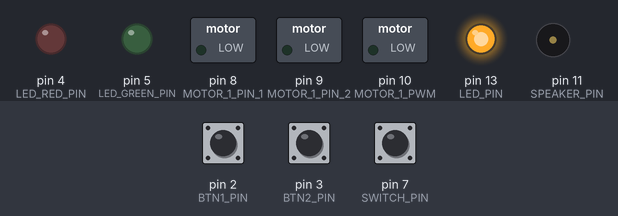
A sketch run on a simulated Arduino Uno, built with avr-gcc and run on an emulated ATmega328P. Parts: switched loads named in the sketch (green lamp = pin HIGH), output pins drawn as LEDs (lit = HIGH), buzzer (waves = sounding). Dashed ring = blinking. The inputs (shaded band) are chosen by the test bench; at power-on: pin 2 (BTN1_PIN) LOW, pin 3 (BTN2_PIN) LOW, pin 7 (SWITCH_PIN) HIGH.

Above: at 1.2 s.
1.3 s: pin 2 (BTN1_PIN) pulled HIGH for 0.15 s
At 1.46 s:
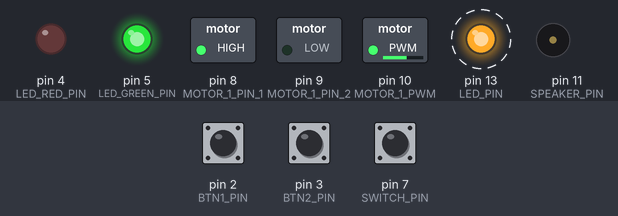
3.0 s: pin 3 (BTN2_PIN) pulled HIGH for 1 s
At 3.16 s:
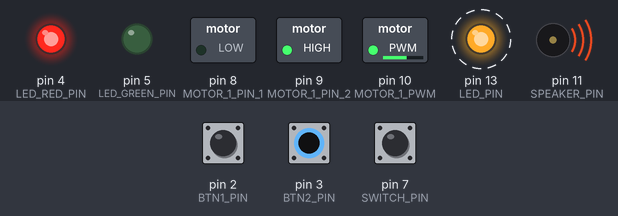
6.0 s: pin 7 (SWITCH_PIN) pulled LOW for 0.15 s
At 6.08 s:
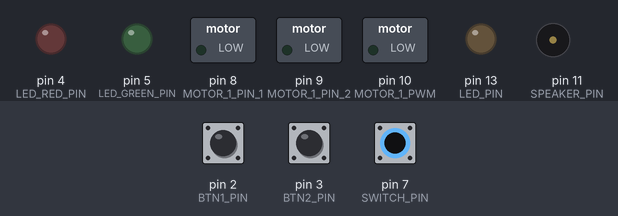
7.6 s: pin 3 (BTN2_PIN) pulled HIGH for 0.15 s
At 9.0 s:
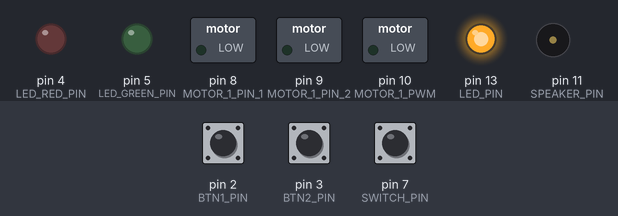
9.3 s: pin 2 (BTN1_PIN) pulled HIGH for 1 s
At 9.47 s:
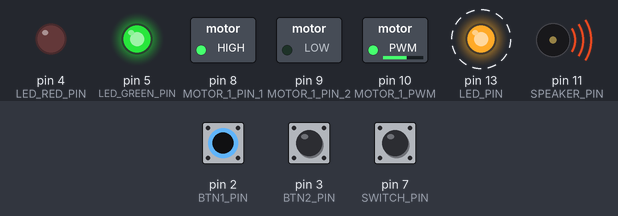
12.3 s: pin 2 (BTN1_PIN) pulled HIGH for 3.2 s
At 12.47 s:
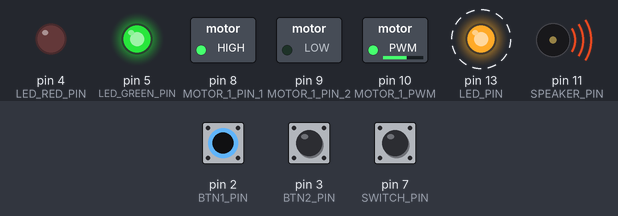
Timing chart, 0 to 17.1 s (numbered marks = the images above; inputs shaded):
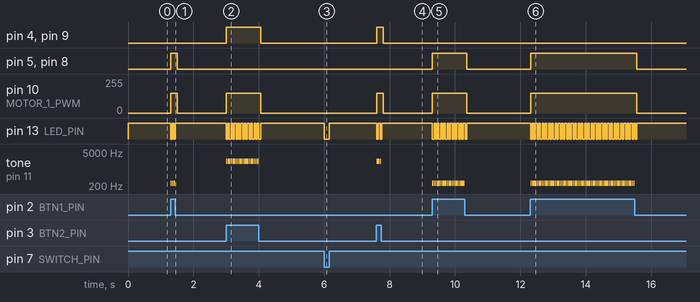

Measured:
- after the input at 1.3 s, pin 5 (LED_GREEN_PIN), pin 8 (MOTOR_1_PIN_1): LOW → HIGH at once, → LOW 0.20 s later
- after the input at 3.0 s, pin 4 (LED_RED_PIN), pin 9 (MOTOR_1_PIN_2): LOW → HIGH at once, → LOW 1.1 s later
- after the input at 6.0 s, pin 13 (LED_PIN): HIGH → LOW at once, → HIGH 0.15 s later
- after the input at 7.6 s, pin 4 (LED_RED_PIN), pin 9 (MOTOR_1_PIN_2): LOW → HIGH at once, → LOW 0.20 s later
- after the input at 9.3 s, pin 5 (LED_GREEN_PIN), pin 8 (MOTOR_1_PIN_1): LOW → HIGH at once, → LOW 1.1 s later
- after the input at 12.3 s, pin 5 (LED_GREEN_PIN), pin 8 (MOTOR_1_PIN_1): LOW → HIGH at once, → LOW 3.3 s later

The sketch:

l298n_motor.ino
```cpp
#include "pitches.h"
#define REST      0

#define SPEAKER_PIN 11
#define BTN1_PIN 2
#define BTN2_PIN 3
#define LED_PIN 13
#define LED_RED_PIN 4
#define LED_GREEN_PIN 5
#define SWITCH_PIN 7
#define RELAY_PIN 11
#define MOTOR_1_PIN_1 8
#define MOTOR_1_PIN_2 9
#define MOTOR_1_PWM 10

int melody[] = {
  // NOTE_A4,-4, NOTE_A4,-4, NOTE_A4,16, NOTE_A4,16, NOTE_A4,16, NOTE_A4,16, NOTE_F4,8, REST,8,
  // NOTE_A4,-4, NOTE_A4,-4, NOTE_A4,16, NOTE_A4,16, NOTE_A4,16, NOTE_A4,16, NOTE_F4,8, REST,8,
  NOTE_A4,4, NOTE_A4,4, NOTE_A4,4, NOTE_F4,-8, NOTE_C5,16,

  NOTE_A4,4, NOTE_F4,-8, NOTE_C5,16, NOTE_A4,2,//4
  // NOTE_E5,4, NOTE_E5,4, NOTE_E5,4, NOTE_F5,-8, NOTE_C5,16,
  // NOTE_A4,4, NOTE_F4,-8, NOTE_C5,16, NOTE_A4,2,

  // NOTE_A5,4, NOTE_A4,-8, NOTE_A4,16, NOTE_A5,4, NOTE_GS5,-8, NOTE_G5,16, //7
  // NOTE_DS5,16, NOTE_D5,16, NOTE_DS5,8, REST,8, NOTE_A4,8, NOTE_DS5,4, NOTE_D5,-8, NOTE_CS5,16,

  // NOTE_C5,16, NOTE_B4,16, NOTE_C5,16, REST,8, NOTE_F4,8, NOTE_GS4,4, NOTE_F4,-8, NOTE_A4,-16,//9
  // NOTE_C5,4, NOTE_A4,-8, NOTE_C5,16, NOTE_E5,2,

  // NOTE_A5,4, NOTE_A4,-8, NOTE_A4,16, NOTE_A5,4, NOTE_GS5,-8, NOTE_G5,16, //7
  // NOTE_DS5,16, NOTE_D5,16, NOTE_DS5,8, REST,8, NOTE_A4,8, NOTE_DS5,4, NOTE_D5,-8, NOTE_CS5,16,

  // NOTE_C5,16, NOTE_B4,16, NOTE_C5,16, REST,8, NOTE_F4,8, NOTE_GS4,4, NOTE_F4,-8, NOTE_A4,-16,//9
  // NOTE_A4,4, NOTE_F4,-8, NOTE_C5,16, NOTE_A4,2,
};
// change this to make the song slower or faster
int tempo = 120;
int notes = sizeof(melody) / sizeof(melody[0]) / 2;
int wholenote = (60000 * 4) / tempo;
int divider = 0, noteDuration = 0;
void imperial_march() {
  // iterate over the notes of the melody.
  // Remember, the array is twice the number of notes (notes + durations)
  for (int thisNote = 0; thisNote < notes * 2; thisNote = thisNote + 2) {

    // calculates the duration of each note
    divider = melody[thisNote + 1];
    if (divider > 0) {
      // regular note, just proceed
      noteDuration = (wholenote) / divider;
    } else if (divider < 0) {
      // dotted notes are represented with negative durations!!
      noteDuration = (wholenote) / abs(divider);
      noteDuration *= 1.5; // increases the duration in half for dotted notes
    }

    // we only play the note for 90% of the duration, leaving 10% as a pause
    tone(SPEAKER_PIN, melody[thisNote], noteDuration*0.9);

    // Wait for the specief duration before playing the next note.
    delay(noteDuration);

    // stop the waveform generation before the next note.
    noTone(SPEAKER_PIN);
  }
}


void setup() {
  // imperial_march();

  pinMode(BTN1_PIN, INPUT);
  pinMode(BTN2_PIN, INPUT);
  pinMode(LED_PIN, OUTPUT);
  digitalWrite(LED_PIN, LOW);
  pinMode(SWITCH_PIN, INPUT);

  pinMode(LED_RED_PIN, OUTPUT);
  pinMode(LED_GREEN_PIN, OUTPUT);

  pinMode(RELAY_PIN, OUTPUT);

  pinMode(MOTOR_1_PIN_1, OUTPUT);
  digitalWrite(MOTOR_1_PIN_1, LOW);
  pinMode(MOTOR_1_PIN_2, OUTPUT);
  digitalWrite(MOTOR_1_PIN_2, LOW);
}

void m1_forward() {
  analogWrite(MOTOR_1_PWM, 150);
  digitalWrite(MOTOR_1_PIN_1, HIGH);
  digitalWrite(MOTOR_1_PIN_2, LOW);
}

void m1_backward() {
  analogWrite(MOTOR_1_PWM, 150);
  digitalWrite(MOTOR_1_PIN_1, LOW);
  digitalWrite(MOTOR_1_PIN_2, HIGH);
}

void m1_stop() {
  analogWrite(MOTOR_1_PWM, 0);
  digitalWrite(MOTOR_1_PIN_1, LOW);
  digitalWrite(MOTOR_1_PIN_2, LOW);
}

void loop() {
  uint8_t bnt1 = digitalRead(BTN1_PIN);
  uint8_t bnt2 = digitalRead(BTN2_PIN);
  uint8_t sw = digitalRead(SWITCH_PIN);
  if (sw == LOW) {
      m1_stop();
      noTone(SPEAKER_PIN);
      digitalWrite(LED_PIN, LOW);
      digitalWrite(LED_GREEN_PIN, LOW);
      digitalWrite(LED_RED_PIN, LOW);
  } else {
    while (bnt1 or bnt2) {
      bnt1 = digitalRead(BTN1_PIN);
      bnt2 = digitalRead(BTN2_PIN);
      uint8_t led_state = digitalRead(LED_PIN);
      digitalWrite(LED_PIN, !led_state);
      if (bnt1) {
        // digitalWrite(RELAY_PIN, HIGH);
        m1_forward();
        tone(SPEAKER_PIN, NOTE_C4, 40);
        digitalWrite(LED_GREEN_PIN, HIGH);
        digitalWrite(LED_RED_PIN, LOW);
      }
      if (bnt2) {
        // digitalWrite(RELAY_PIN, LOW);
        m1_backward();
        tone(SPEAKER_PIN, NOTE_C7, 40);
        digitalWrite(LED_GREEN_PIN, LOW);
        digitalWrite(LED_RED_PIN, HIGH);
      }
      delay(50);
    }
    m1_stop();
    noTone(SPEAKER_PIN);
    digitalWrite(LED_PIN, HIGH);
    digitalWrite(LED_GREEN_PIN, LOW);
    digitalWrite(LED_RED_PIN, LOW);
  }
  delay(50);
}
```

pitches.h
```cpp
/*************************************************

 * Public Constants

 *************************************************/

#define NOTE_B0  31
#define NOTE_C1  33
#define NOTE_CS1 35
#define NOTE_D1  37
#define NOTE_DS1 39
#define NOTE_E1  41
#define NOTE_F1  44
#define NOTE_FS1 46
#define NOTE_G1  49
#define NOTE_GS1 52
#define NOTE_A1  55
#define NOTE_AS1 58
#define NOTE_B1  62
#define NOTE_C2  65
#define NOTE_CS2 69
#define NOTE_D2  73
#define NOTE_DS2 78
#define NOTE_E2  82
#define NOTE_F2  87
#define NOTE_FS2 93
#define NOTE_G2  98
#define NOTE_GS2 104
#define NOTE_A2  110
#define NOTE_AS2 117
#define NOTE_B2  123
#define NOTE_C3  131
#define NOTE_CS3 139
#define NOTE_D3  147
#define NOTE_DS3 156
#define NOTE_E3  165
#define NOTE_F3  175
#define NOTE_FS3 185
#define NOTE_G3  196
#define NOTE_GS3 208
#define NOTE_A3  220
#define NOTE_AS3 233
#define NOTE_B3  247
#define NOTE_C4  262
#define NOTE_CS4 277
#define NOTE_D4  294
#define NOTE_DS4 311
#define NOTE_E4  330
#define NOTE_F4  349
#define NOTE_FS4 370
#define NOTE_G4  392
#define NOTE_GS4 415
#define NOTE_A4  440
#define NOTE_AS4 466
#define NOTE_B4  494
#define NOTE_C5  523
#define NOTE_CS5 554
#define NOTE_D5  587
#define NOTE_DS5 622
#define NOTE_E5  659
#define NOTE_F5  698
#define NOTE_FS5 740
#define NOTE_G5  784
#define NOTE_GS5 831
#define NOTE_A5  880
#define NOTE_AS5 932
#define NOTE_B5  988
#define NOTE_C6  1047
#define NOTE_CS6 1109
#define NOTE_D6  1175
#define NOTE_DS6 1245
#define NOTE_E6  1319
#define NOTE_F6  1397
#define NOTE_FS6 1480
#define NOTE_G6  1568
#define NOTE_GS6 1661
#define NOTE_A6  1760
#define NOTE_AS6 1865
#define NOTE_B6  1976
#define NOTE_C7  2093
#define NOTE_CS7 2217
#define NOTE_D7  2349
#define NOTE_DS7 2489
#define NOTE_E7  2637
#define NOTE_F7  2794
#define NOTE_FS7 2960
#define NOTE_G7  3136
#define NOTE_GS7 3322
#define NOTE_A7  3520
#define NOTE_AS7 3729
#define NOTE_B7  3951
#define NOTE_C8  4186
#define NOTE_CS8 4435
#define NOTE_D8  4699
#define NOTE_DS8 4978
```
